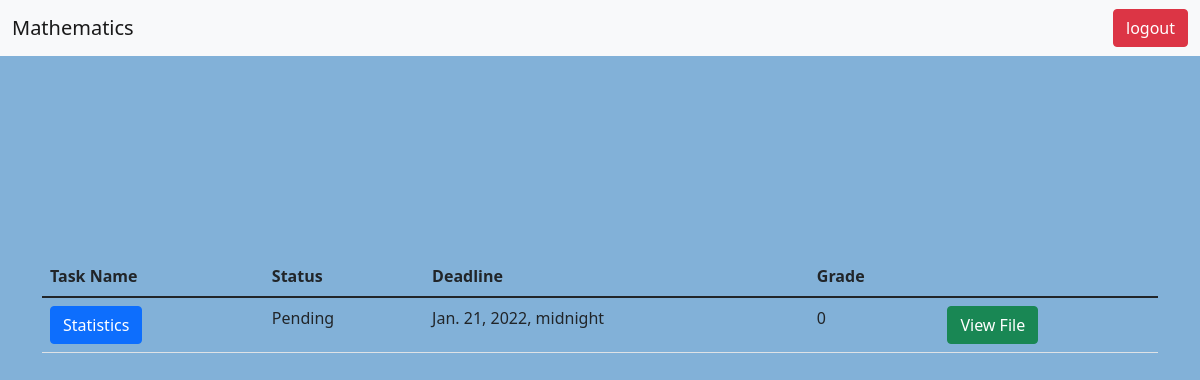
The page /usertasks/1 (signed in) on the database its author committed.
### csia_app/models.py (models this page shows, shortened)
class Subject(models.Model):
    name = models.CharField(max_length=15)
    description = models.TextField()

class Task(models.Model):
     name = models.CharField(max_length=100)
     description = models.TextField()
     deadline = models.DateTimeField()
     status = models.ForeignKey(TaskStatus, on_delete=models.CASCADE)
     student = models.ForeignKey(Student, on_delete=models.CASCADE)
     subject = models.ForeignKey(Subject, on_delete=models.CASCADE)
     file = models.FileField(upload_to= "static/", null=True, blank=True)
     grade = models.IntegerField(null=True)

class TaskStatus(models.Model):
    status = models.CharField(max_length=10)
    def __str__(self):
        return f"{self.status}"

### csia_app/views.py (the view)
# urls.py: path('usertasks/<int:subject_id>', usertasksview, name = "usertasks"),
def usertasksview(request, subject_id):
    subject = get_object_or_404(Subject, pk = subject_id)
    student = Student.objects.get(user=request.user)
    tasks = Task.objects.filter(subject = subject, student = student)
    context = {
        "subject": subject, "tasks": tasks
    }
    return render(request, "usertasks.html", context)

### csia_app/templates/usertasks.html (shortened to what this page needs)
{% extends 'base.html' %}
{% block content %}
<nav class="navbar navbar-light bg-light">
  <div class="container-fluid">
    <a class="navbar-brand">{{subject.name}}</a>
    <a class="btn btn-danger" href="/userlogout/">logout</a>
  </div>
</nav>
<div style = "background-color: #82B1D8;height: 100vh; padding-top: 200px; " >
    <div class = "container">
         <table class="table">
          <thead>
            <tr>
              <th scope="col">Task Name</th>
              <th scope="col">Status</th>
              <th scope="col">Deadline</th>
              <th scope="col">Grade</th>
            </tr>
          </thead>
          <tbody>
              {% for task in tasks %}
               <tr>
                  <th scope="row">
                      <button type="button" class="btn btn-primary" data-bs-toggle="modal" data-bs-target="#taskModal{{task.id}}">
      {{task.name}}
    </button></th>
                  <td>{{task.status}}</td>
                  <td>{{task.deadline}}</td>
                  <td>{{task.grade}}</td>
                  <td> <a class = "btn btn-success" href="/media/{{task.file}}" target="_blank">
                      View File
                  </a>
                  </td>
                </tr>
              {% endfor %}
          </tbody>
        </table>
    </div>
</div>
{% endblock%}

### rows shown on the page
Subject: name "Mathematics"
Task: name "Statistics", status "Pending", deadline "Jan. 21, 2022, midnight", grade "0"
